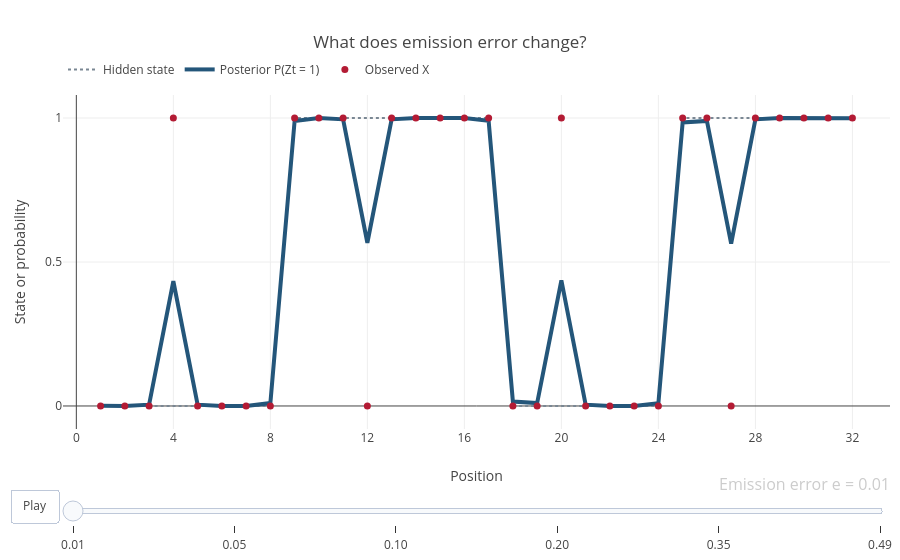

This figure's notebook cell:
### Markdown cell above
## Emission error controls how much the observations are trusted

Now hold $s=0.08$ fixed and move the slider for $e$. When $e$ is small, an observation strongly favors the matching state. As $e$ approaches $1/2$, the observations carry less information and the posterior is driven mainly by state persistence.

### Code cell
error_grid <- c(0.01, 0.05, 0.10, 0.20, 0.35, 0.49)
error_frames <- do.call(rbind, lapply(error_grid, function(e) {
  data.frame(
    position = position,
    hidden_state = hidden_state,
    observed = observed,
    posterior = forward_backward(
      observed, switch_probability = 0.08, emission_error = e
    ),
    setting = sprintf("%.2f", e)
  )
}))
error_frames$setting <- factor(
  error_frames$setting, levels = sprintf("%.2f", error_grid)
)

plot_ly(error_frames, x = ~position, frame = ~setting) %>%
  add_lines(y = ~hidden_state, name = "Hidden state",
            line = list(color = "#7a8793", dash = "dot", width = 2)) %>%
  add_lines(y = ~posterior, name = "Posterior P(Zt = 1)",
            line = list(color = "#24567a", width = 4)) %>%
  add_markers(y = ~observed, name = "Observed X",
              marker = list(color = "#b31b34", size = 7)) %>%
  layout(
    title = "What does emission error change?",
    xaxis = list(title = "Position", dtick = 4),
    yaxis = list(title = "State or probability", range = c(-0.08, 1.08),
                 tickvals = c(0, 0.5, 1)),
    legend = list(orientation = "h", x = 0, y = 1.12),
    margin = list(t = 95)
  ) %>%
  animation_opts(frame = 0, transition = 0, redraw = FALSE, mode = "immediate") %>%
  animation_slider(currentvalue = list(prefix = "Emission error e = "))

### Figure 1 — Plotly figure (JSON) as saved in the notebook; plotly's stock layout.template omitted (floating-point values rounded to 4 significant figures)
{"data": [{"error_x": {"color": "rgba(31,119,180,1)"}, "error_y": {"color": "rgba(31,119,180,1)"}, "frame": "0.01", "line": {"color": "#7a8793", "dash": "dot", "width": 2}, "marker": {"color": "rgba(31,119,180,1)", "line": {"color": "rgba(31,119,180,1)"}}, "mode": "lines", "name": "Hidden state", "type": "scatter", "visible": true, "x": [1, 2, 3, 4, 5, 6, 7, 8, 9, 10, 11, 12, 13, 14, 15, 16, 17, 18, 19, 20, 21, 22, 23, 24, 25, 26, 27, 28, 29, 30, 31, 32], "xaxis": "x", "y": [0, 0, 0, 0, 0, 0, 0, 0, 1, 1, 1, 1, 1, 1, 1, 1, 1, 0, 0, 0, 0, 0, 0, 0, 1, 1, 1, 1, 1, 1, 1, 1], "yaxis": "y"}, {"error_x": {"color": "rgba(255,127,14,1)"}, "error_y": {"color": "rgba(255,127,14,1)"}, "frame": "0.01", "line": {"color": "#24567a", "width": 4}, "marker": {"color": "rgba(255,127,14,1)", "line": {"color": "rgba(255,127,14,1)"}}, "mode": "lines", "name": "Posterior P(Zt = 1)", "type": "scatter", "visible": true, "x": [1, 2, 3, 4, 5, 6, 7, 8, 9, 10, 11, 12, 13, 14, 15, 16, 17, 18, 19, 20, 21, 22, 23, 24, 25, 26, 27, 28, 29, 30, 31, 32], "xaxis": "x", "y": [0.0009, 0.0001, 0.0044, 0.4331, 0.0044, 0.0001, 0.0002, 0.01, 0.9899, 0.9997, 0.9955, 0.5669, 0.9956, 0.9999, 0.9999, 0.9998, 0.9901, 0.0155, 0.01, 0.4362, 0.0044, 0.0001, 0.0002, 0.0099, 0.9845, 0.99, 0.5638, 0.9956, 0.9999, 0.9999, 0.9999, 0.9991], "yaxis": "y"}, {"error_x": {"color": "rgba(44,160,44,1)"}, "error_y": {"color": "rgba(44,160,44,1)"}, "frame": "0.01", "line": {"color": "rgba(44,160,44,1)"}, "marker": {"color": "#b31b34", "line": {"color": "rgba(44,160,44,1)"}, "size": 7}, "mode": "markers", "name": "Observed X", "type": "scatter", "visible": true, "x": [1, 2, 3, 4, 5, 6, 7, 8, 9, 10, 11, 12, 13, 14, 15, 16, 17, 18, 19, 20, 21, 22, 23, 24, 25, 26, 27, 28, 29, 30, 31, 32], "xaxis": "x", "y": [0, 0, 0, 1, 0, 0, 0, 0, 1, 1, 1, 0, 1, 1, 1, 1, 1, 0, 0, 1, 0, 0, 0, 0, 1, 1, 0, 1, 1, 1, 1, 1], "yaxis": "y"}], "layout": {"hovermode": "closest", "legend": {"orientation": "h", "x": 0, "y": 1.12}, "margin": {"b": 40, "l": 60, "r": 10, "t": 95}, "showlegend": true, "sliders": [{"currentvalue": {"font": {"color": "rgba(204,204,204,1)", "size": 16}, "prefix": "Emission error e = ", "xanchor": "right"}, "pad": {"t": 40}, "steps": [{"args": ["0.01", {"frame": {"duration": 0, "redraw": false}, "mode": "immediate", "transition": {"duration": 0, "easing": "linear"}}], "label": "0.01", "method": "animate", "value": "0.01"}, {"args": ["0.05", {"frame": {"duration": 0, "redraw": false}, "mode": "immediate", "transition": {"duration": 0, "easing": "linear"}}], "label": "0.05", "method": "animate", "value": "0.05"}, {"args": ["0.10", {"frame": {"duration": 0, "redraw": false}, "mode": "immediate", "transition": {"duration": 0, "easing": "linear"}}], "label": "0.10", "method": "animate", "value": "0.10"}, {"args": ["0.20", {"frame": {"duration": 0, "redraw": false}, "mode": "immediate", "transition": {"duration": 0, "easing": "linear"}}], "label": "0.20", "method": "animate", "value": "0.20"}, {"args": ["0.35", {"frame": {"duration": 0, "redraw": false}, "mode": "immediate", "transition": {"duration": 0, "easing": "linear"}}], "label": "0.35", "method": "animate", "value": "0.35"}, {"args": ["0.49", {"frame": {"duration": 0, "redraw": false}, "mode": "immediate", "transition": {"duration": 0, "easing": "linear"}}], "label": "0.49", "method": "animate", "value": "0.49"}], "visible": true}], "title": "What does emission error change?", "updatemenus": [{"buttons": [{"args": [{"frame": {}, "transition": {}}, {"frame": {"duration": 0, "redraw": false}, "fromcurrent": true, "mode": "immediate", "transition": {"duration": 0, "easing": "linear"}}], "label": "Play", "method": "animate"}], "direction": "right", "pad": {"r": 5, "t": 60}, "showactive": false, "type": "buttons", "x": 0, "xanchor": "right", "y": 0, "yanchor": "top"}], "xaxis": {"automargin": true, "domain": [0, 1], "dtick": 4, "range": [-0.55, 33.55], "title": "Position"}, "yaxis": {"automargin": true, "domain": [0, 1], "range": [-0.08, 1.08], "tickvals": [0, 0.5, 1], "title": "State or probability"}}}
